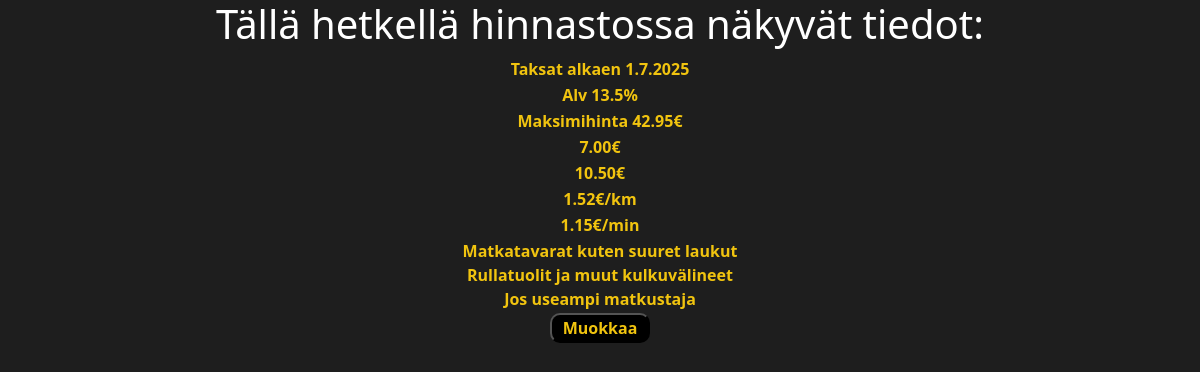
Screenshot of /Muokkaa/lista.php with the database file from the repository.
### tables this page shows
CREATE TABLE `hinnasto` (
  `id` int(11) NOT NULL,
  `taksa` varchar(255) NOT NULL,
  `alv` varchar(255) NOT NULL,
  `esimerkkimatka` varchar(255) NOT NULL,
  `aloitusmaksu` varchar(255) NOT NULL,
  `aloitusmaksumuina` varchar(255) NOT NULL,
  `matka` varchar(255) NOT NULL,
  `aika` varchar(255) NOT NULL,
  `lisamaksu` varchar(255) NOT NULL
);

### Muokkaa/lista.php (the view, shortened to what this page needs)
<!DOCTYPE html>
<html>
<head>
    <link href="https://cdn.jsdelivr.net/npm/bootstrap@5.3.8/dist/css/bootstrap.min.css" rel="stylesheet">
    <link rel="stylesheet" href="../style css/lista.css" />
</head>
<body>
<h1>Tällä hetkellä hinnastossa näkyvät tiedot:</h1>
</body>
</html>
<?php
include "../Kirjautuminen/connect.php";
$sql = "SELECT * FROM hinnasto";
$result = $conn->query($sql);
if ($result->num_rows >0) {
    while($row = $result->fetch_assoc()) {
    echo "<table>";
                echo "<tr>" . "<th>" . $row['taksa'] . "</th>" . "</tr>";
                echo "<tr>" . "<th>" . $row['alv'] . "</th>" . "</tr>";
                echo "<tr>" . "<th>" . $row['esimerkkimatka'] . "</th>" . "</tr>";
                echo "<tr>" . "<th>" . $row['aloitusmaksu'] . "</th>" . "</tr>";
                echo "<tr>" . "<th>" . $row['aloitusmaksumuina'] . "</th>" . "</tr>";
                echo "<tr>" . "<th>" . $row['matka'] . "</th>" . "</tr>";
                echo "<tr>" . "<th>" . $row['aika'] . "</th>" . "</tr>";
                echo "<tr>" . "<th>" . $row['lisamaksu'] . "</th>" . "</tr>";
                echo "<th><form action='../Muokkaa/muokkaahinnasto.php' method='post'>";
                echo "<input type='submit' value='Muokkaa'></form></th>";
            echo"</table>";
    }
} else{
    echo "Yhtään hinnaston tietoja ei löytynyt";
}
?>

### style css/lista.css (style rules this page uses)
body { background-color: #1e1e1e; color: #fff; text-align: center; }
table { width: 40%; height: 55%; background-color: #1e1e1e; color: #f1c40f; border-collapse: collapse; margin-bottom: auto; margin-right: auto; margin-left: auto; animation-delay: 0s; animation-duration: 2s; animation-name: slide; animation-direction: normal; position: relative; }
input { color: #f1c40f; font-weight: bold; background-color: rgb(0, 0, 0); width: 100px; height: 30px; border-radius: 10px; text-align: center; }

### rows the page displays
hinnasto: taksa "Taksat alkaen 1.7.2025", alv "Alv 13.5%", esimerkkimatka "Maksimihinta 42.95€", aloitusmaksu "7.00€", aloitusmaksumuina "10.50€", matka "1.52€/km", aika "1.15€/min", lisamaksu "Matkatavarat kuten suuret laukut Rullatuolit ja muut kulkuvälineet Jos useampi matkustaja"
